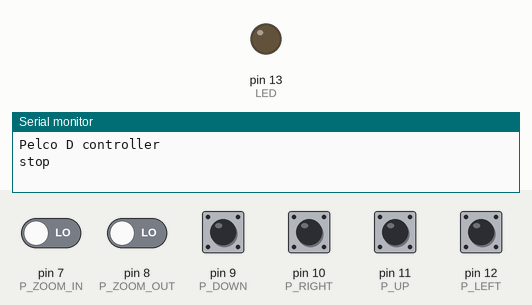
A sketch run on a simulated Arduino Uno, built with avr-gcc and run on an emulated ATmega328P. Parts: output pins drawn as LEDs (lit = HIGH), the last lines printed to the serial monitor. The test bench sets the inputs (shaded band); at power-on: pin 7 (P_ZOOM_IN), pin 8 (P_ZOOM_OUT), pin 9 (P_DOWN), pin 10 (P_RIGHT), pin 11 (P_UP), pin 12 (P_LEFT) LOW.

Above: at 2.0 s.
2.1 s: pin 7 (P_ZOOM_IN) driven HIGH
At 3.5 s:
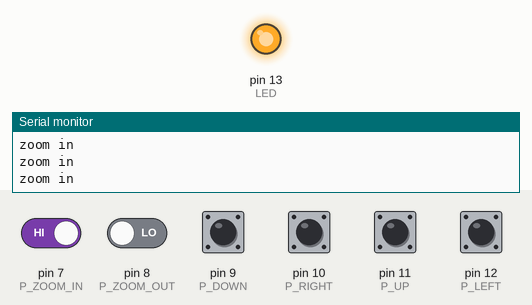
10.0 s: pin 7 (P_ZOOM_IN) driven LOW
At 10.8 s:
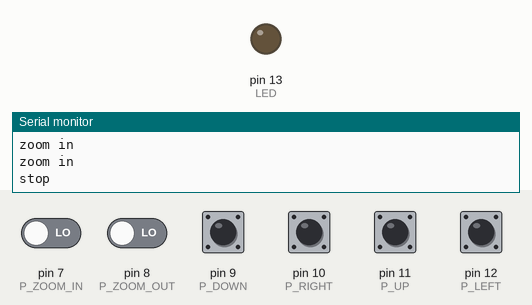
Timing chart, 0 to 12.6 s (numbered marks = the images above; inputs shaded):
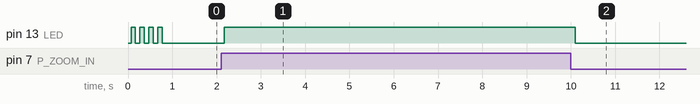

Measured:
- after the input at 2.1 s, pin 13 (LED): LOW → HIGH after 0.07 s
- after the input at 10.0 s, pin 13 (LED): HIGH → LOW after 0.10 s

The sketch:

Pelco_d_arduino.ino
```cpp
#include <SoftwareSerial.h>

const byte rxPin = 3;
const byte txPin = 4;

SoftwareSerial SerialRS = SoftwareSerial(rxPin, txPin);

const int LED = 13;

const int P_LEFT = 12;    //left
const int P_UP = 11;      //up
const int P_RIGHT = 10;   //right
const int P_DOWN = 9;     //down
const int P_ZOOM_IN = 7;  //zoom in
const int P_ZOOM_OUT = 8; //zoom out

const byte address = 1; //camera address
byte speed = 100; // can be changed by pressing left+up or left+down

const byte C_STOP = 0x00;
const byte C_UP = 0x08;
const byte C_DOWN = 0x10;
const byte C_LEFT = 0x04;
const byte C_RIGHT = 0x02;

const byte C_ZOOMIN = 0x20;
const byte C_ZOOMOUT = 0x40;

const byte C_SET_PAN_POSITION = 0x4B;  // 1/100ths of degree
const byte C_SET_TILT_POSITION = 0x4D; // 1/100ths of degree

bool stoped = false;

void setup()
{
  pinMode(LED, OUTPUT);

  pinMode(P_LEFT, INPUT);     //left
  pinMode(P_UP, INPUT);       //up
  pinMode(P_RIGHT, INPUT);    //right
  pinMode(P_DOWN, INPUT);     //down
  pinMode(P_ZOOM_IN, INPUT);  //zoom in
  pinMode(P_ZOOM_OUT, INPUT); //zoom out

  Serial.begin(9600);
  SerialRS.begin(2400);
  Serial.println("Pelco D controller");

  sendPelcoDFrame(C_STOP, 0, 0);
  delay(10);
  sendPelcoDFrame(C_SET_PAN_POSITION, 23, 28);

  blinkLED();
}

void loop()
{

  if (check(P_LEFT) && check(P_DOWN))
  {
    speed = speed - 10;
    if (speed < 0)
      speed = 0;
    Serial.print("Speed:");
    Serial.println(speed);
    blinkLED();
    delay(1000);
    return;
  }

  if (check(P_LEFT) && check(P_UP))
  {
    speed = speed + 10;
    if (speed > 255)
      speed = 255;
    Serial.print("Speed:");
    Serial.println(speed);
    blinkLED();
    delay(1000);
    return;
  }

  if (check(P_LEFT))
  {
    sendPelcoDFrame(C_LEFT, speed, speed);
    Serial.println("left");
    stoped = false;
  }
  else if (check(P_RIGHT))
  {
    sendPelcoDFrame(C_RIGHT, speed, speed);
    Serial.println("right");
    stoped = false;
  }
  else if (check(P_UP))
  {
    sendPelcoDFrame(C_UP, speed, speed);
    Serial.println("up");
    stoped = false;
  }
  else if (check(P_DOWN))
  {
    sendPelcoDFrame(C_DOWN, speed, speed);
    Serial.println("down");
    stoped = false;
  }
  else if (check(P_ZOOM_IN))
  {
    sendPelcoDFrame(C_ZOOMIN, 0, 0);
    Serial.println("zoom in");
    stoped = false;
  }
  else if (check(P_ZOOM_OUT))
  {
    sendPelcoDFrame(C_ZOOMOUT, 0, 0);
    Serial.println("zoom out");
    stoped = false;
  }
  else
  {
    if (!stoped)
    {
      sendPelcoDFrame(C_STOP, 0, 0);
      delay(10);
      sendPelcoDFrame(C_STOP, 0, 0);
      Serial.println("stop");
      stoped = true;
    }
  }

  if (!stoped)
  {
    digitalWrite(LED, HIGH);
  }
  else
  {
    digitalWrite(LED, LOW);
  }

  delay(100);
}

bool check(int pin)
{
  return (digitalRead(pin) == HIGH);
}

void sendPelcoDFrame(byte command, byte data1, byte data2)
{
  byte bytes[7] = {0xFF, address, 0x00, command, data1, data2, 0x00};
  byte crc = (bytes[1] + bytes[2] + bytes[3] + bytes[4] + bytes[5]) % 0x100;
  bytes[6] = crc;

  for (int i = 0; i < 7; i++)
  {
    SerialRS.write(bytes[i]);
    // Serial.print(bytes[i], HEX); //debug
  }
  // Serial.println(); //debug
}

void blinkLED()
{
  for (int i = 0; i < 4; i++)
  {
    digitalWrite(LED, HIGH);
    delay(100);
    digitalWrite(LED, LOW);
    delay(100);
  }
}
```
